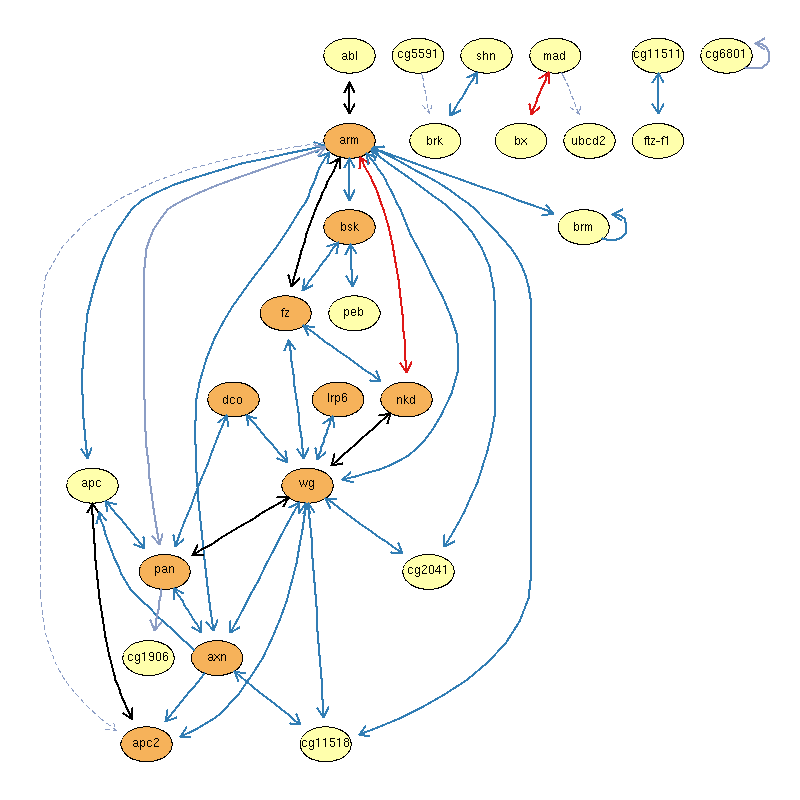

This figure's R source:

## Plot a protein interaction graph with edge types
## (c) Wolfgang Huber 7 Mar 2005


library("Rgraphviz")

if(!exists("ft"))
  load("droso_ppi.rda")  ## see droso_ppi_prepare.R

output = c("png", "x11")[1]


## are there any multiple edges?
ftm = as.matrix(ft[,1:2])
ed  = apply(ftm, 1, paste, collapse="---")
dup = duplicated(ed)
cat(sum(dup), "edges are duplicated.\n")
ftm = ftm[!dup,]

## make graphNEL
g = ftM2graphNEL(ftm)

## layout
colors = c("#FFFFB3", "#FDB462") 
ag = agopen(g, name="", nodeAttrs=makeNodeAttrs(g,
                          fillcolor=colors[1+rnai[nodes(g), "Annotation..known.unknown."]]))

## now edit the edges
ed = AgEdge(ag)
for(i in seq(along=ed)) {
  hd = ed[[i]]@head
  tl = ed[[i]]@tail
  wh = which(((ft[,1]==hd) & (ft[,2]==tl)) | (ft[,2]==hd) & (ft[,1]==tl))
  cat(hd, tl, ":", wh, " --- ", ft$DIRECTION[wh], ft[wh, 7], "\n")
  if("BOTH" %in% ft$DIRECTION[wh])
    ed[[i]]@arrowtail = "open"

  iatyp = unique(ft[wh, 7])
  lwd = 2
  switch(iatyp[1],
         Enhancement = { col= "#E41A1C"; lty=1 },
         Suppression = { col= "#377EB8"; lty=1 },
         "Two Hybrid (High Confidence)" = { col= "#8DA0CB"; lty=1 },
         "Two Hybrid" = { col= "#8DA0CB"; lwd=1; lty=2 },
         stop(iatyp[1]))
  if(all(c("Enhancement", "Suppression")%in% iatyp))
    col="black"
  
  ed[[i]]@lwd=lwd
  ed[[i]]@lty=lty
  ed[[i]]@color=col
}
AgEdge(ag)=ed


switch(output,
       png = {
         fhtml = "droso_ppi.html"
         fpng  = "droso_ppi.png"
         width = height = 800
         png(fpng, width=width, height=height)
       },
       x11 = {}
       )

par(mai=rep(0,4))
plot(ag)

switch(output,
       png = {
         title = nodes(g)
         url = paste("http://www.ensembl.org/Drosophila_melanogaster/textview?idx=All&q=",
           nodes(g), "&x=0&y=0", sep="")
         ## Write an HTML file with the image map
         con = file(fhtml, open="wt")
         writeLines("<html><head><title>Klick mich!</title></head><body>\n", con)

         imageMap(ag, con, fpng, tags=list(HREF=url, TITLE=title), width=width, height=height)

         writeLines(c('<h3>Legend</h3><font color="#377EB8">blue: Suppression</font><br>',
                      '<font color="#E41A1C">red: Enhancement</font><br>',
                      '<font color="black">black: both!</font><br>',
                      '<font color="#8DA0CB">grey: Y2H (solid for "high confidence")<br>'), con=con)
 

         writeLines("</body></html>", con)
         dev.off()
         close(con)
         cat("Now open the file droso_ppi.html with your browser.\n")
       },
       x11 = {}
       )

